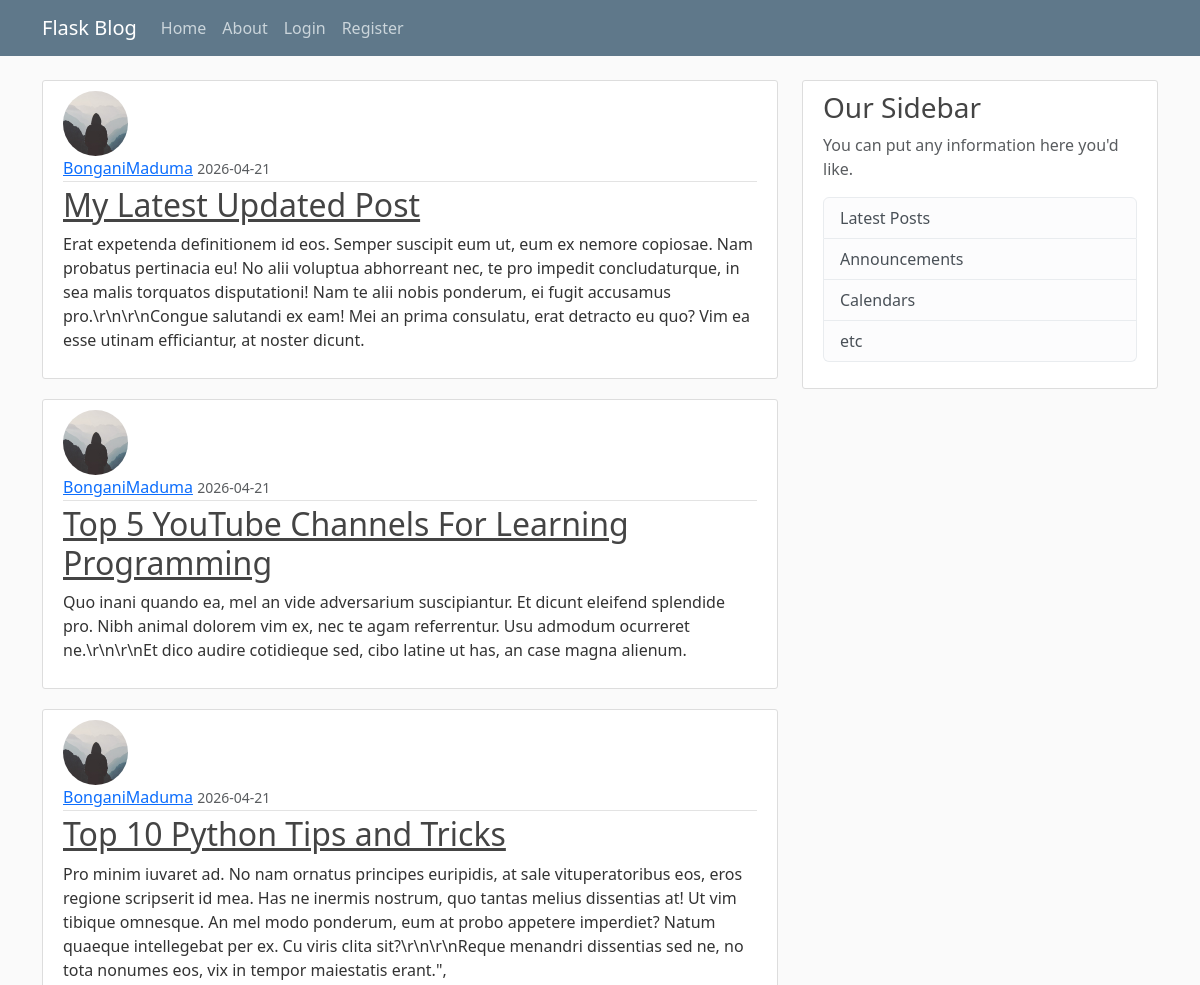
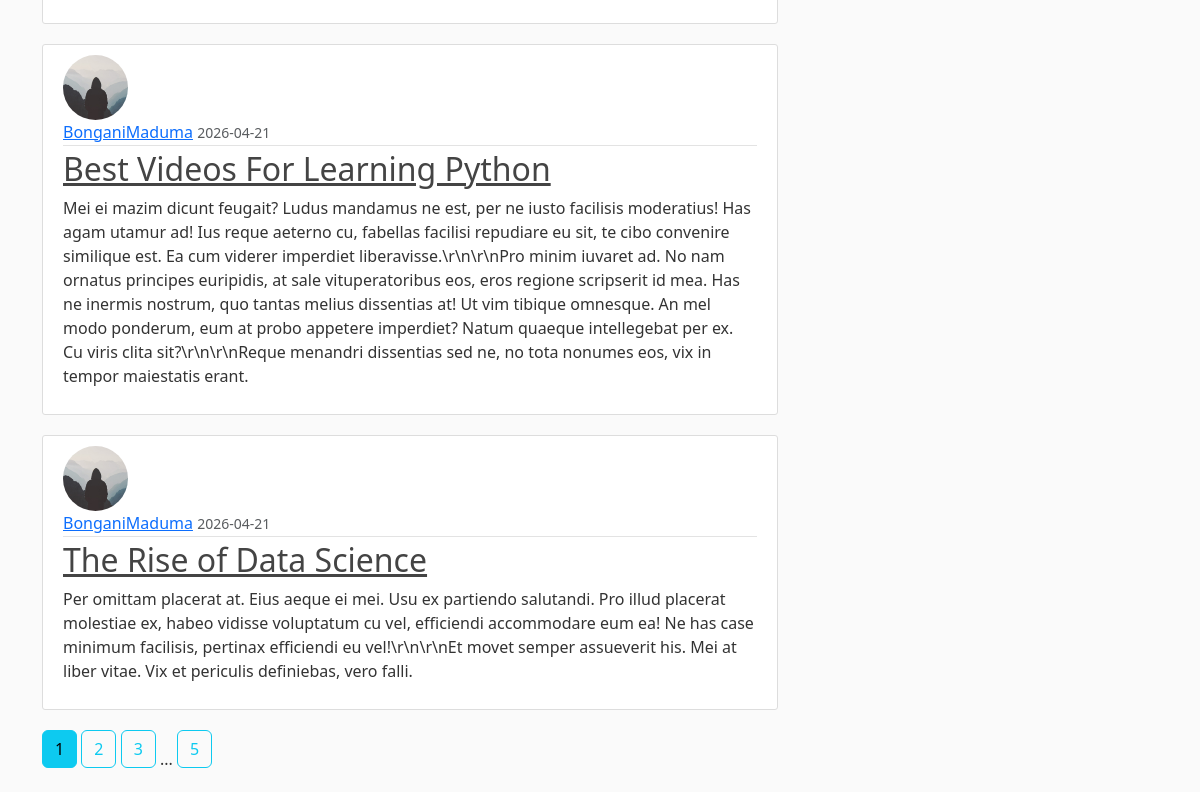
The page /home on the database its author committed (2 pictures, top to bottom).
### blogsite/models.py (models this page shows, shortened)
class Post(db.Model):
    id = db.Column(db.Integer, primary_key=True)
    title = db.Column(db.String(100), nullable=False)
    date_posted = db.Column(db.DateTime, nullable=False, default=datetime.now)
    content = db.Column(db.Text, nullable=False)
    user_id = db.Column(db.Integer, db.ForeignKey('user.id'), nullable=False)

class User(db.Model, UserMixin):
    id = db.Column(db.Integer, primary_key=True)
    username = db.Column(db.String(20), unique=True, nullable=False)
    email = db.Column(db.String(120), unique=True, nullable=False)
    image_file = db.Column(db.String(20), nullable=False, default='default.jpg')
    password = db.Column(db.String(60), nullable=False)
    posts = db.relationship('Post', backref='author', lazy=True)

### blogsite/main/routes.py (the view)
@main.route("/")
@main.route("/home")
def home():
    page = request.args.get('page', 1, type=int)
    post = Post.query.order_by(Post.date_posted.desc()).paginate(page=page, per_page=5)
    return render_template("home.html", posts=post)

### blogsite/templates/home.html
{% extends "layout.html" %}
{% block content %}
    {% for post in posts.items %}
        <article class="media content-section">
            <img class="rounded-circle article-img" src="{{url_for('static', filename='profile_pics/' + post.author.image_file)}}">
            <div class="media-body">
                <div class="article-metadata">
                <a class="mr-2" href="{{ url_for('users.user_posts', username=post.author.username) }}">{{ post.author.username }}</a>
                <small class="text-muted">{{ post.date_posted.strftime('%Y-%m-%d') }}</small>
                </div>
                <h2><a class="article-title" href="{{ url_for('posts.post', post_id=post.id) }}">{{ post.title }}</a></h2>
                <p class="article-content">{{ post.content }}</p>
            </div>
        </article>
    {% endfor %}
    {% for page_num in posts.iter_pages(left_edge=1, right_edge=1, left_current=1, right_current=2) %}
        {% if page_num %}
            {% if page_num == posts.page %}
                <a class="btn btn-info mb-4" href="{{ url_for('main.home', page=page_num) }}">{{ page_num }}</a>
            {% else %}
                <a class="btn btn-outline-info mb-4" href="{{ url_for('main.home', page=page_num) }}">{{ page_num }}</a>
            {% endif %}
        {% else %}
            <span>...</span>
        {% endif %}
    {% endfor %}
{% endblock %}

### blogsite/static/main.css (style rules this page uses)
body { background: #fafafa; color: #333333; margin-top: 5rem; }
h1, h2, h3, h4, h5, h6 { color: #444444; }
.content-section { background: #ffffff; padding: 10px 20px; border: 1px solid #dddddd; border-radius: 3px; margin-bottom: 20px; }
.article-title { color: #444444; }
.article-content { white-space: pre-line; }
.article-img { height: 65px; width: 65px; margin-right: 16px; }
.article-metadata { padding-bottom: 1px; margin-bottom: 4px; border-bottom: 1px solid #e3e3e3 }

### rows shown on the page
Post: image_file (placeholder picture), author.username "BonganiMaduma", date_posted "2026-04-21", title "My Latest Updated Post", content "Erat expetenda definitionem id eos. Semper suscipit eum ut, eum ex nemore copiosae. Nam probatus pertinacia eu! No alii voluptua abhorreant nec, te pro impedit concludaturque, in sea malis torquatos disputationi! Nam te alii nobis ponderum, ei fugit accusamus pro.\\r\\n\\r\\nCongue salutandi ex eam! Mei an prima consulatu, erat detracto eu quo? Vim ea esse utinam efficiantur, at noster dicunt."
Post: image_file (placeholder picture), author.username "BonganiMaduma", date_posted "2026-04-21", title "Top 5 YouTube Channels For Learning Programming", content "Quo inani quando ea, mel an vide adversarium suscipiantur. Et dicunt eleifend splendide pro. Nibh animal dolorem vim ex, nec te agam referrentur. Usu admodum ocurreret ne.\\r\\n\\r\\nEt dico audire cotidieque sed, cibo latine ut has, an case magna alienum."
Post: image_file (placeholder picture), author.username "BonganiMaduma", date_posted "2026-04-21", title "Top 10 Python Tips and Tricks", content "Pro minim iuvaret ad. No nam ornatus principes euripidis, at sale vituperatoribus eos, eros regione scripserit id mea. Has ne inermis nostrum, quo tantas melius dissentias at! Ut vim tibique omnesque. An mel modo ponderum, eum at probo appetere imperdiet? Natum quaeque intellegebat per ex. Cu viris clita sit?\\r\\n\\r\\nReque menandri dissentias sed ne, no tota nonumes eos, vix in tempor maiestatis erant.\","
Post: image_file (placeholder picture), author.username "BonganiMaduma", date_posted "2026-04-21", title "Best Videos For Learning Python", content "Mei ei mazim dicunt feugait? Ludus mandamus ne est, per ne iusto facilisis moderatius! Has agam utamur ad! Ius reque aeterno cu, fabellas facilisi repudiare eu sit, te cibo convenire similique est. Ea cum viderer imperdiet liberavisse.\\r\\n\\r\\nPro minim iuvaret ad. No nam ornatus principes euripidis, at sale vituperatoribus eos, eros regione scripserit id mea. Has ne inermis nostrum, quo tantas melius dissentias at! Ut vim tibique omnesque. An mel modo ponderum, eum at probo appetere imperdiet? Natum quaeque intellegebat per ex. Cu viris clita sit?\\r\\n\\r\\nReque menandri dissentias sed ne, no tota nonumes eos, vix in tempor maiestatis erant."
Post: image_file (placeholder picture), author.username "BonganiMaduma", date_posted "2026-04-21", title "The Rise of Data Science", content "Per omittam placerat at. Eius aeque ei mei. Usu ex partiendo salutandi. Pro illud placerat molestiae ex, habeo vidisse voluptatum cu vel, efficiendi accommodare eum ea! Ne has case minimum facilisis, pertinax efficiendi eu vel!\\r\\n\\r\\nEt movet semper assueverit his. Mei at liber vitae. Vix et periculis definiebas, vero falli."

### other values the page prints
{{ page_num }} "1"
{{ page_num }} "2" "3" "5"
